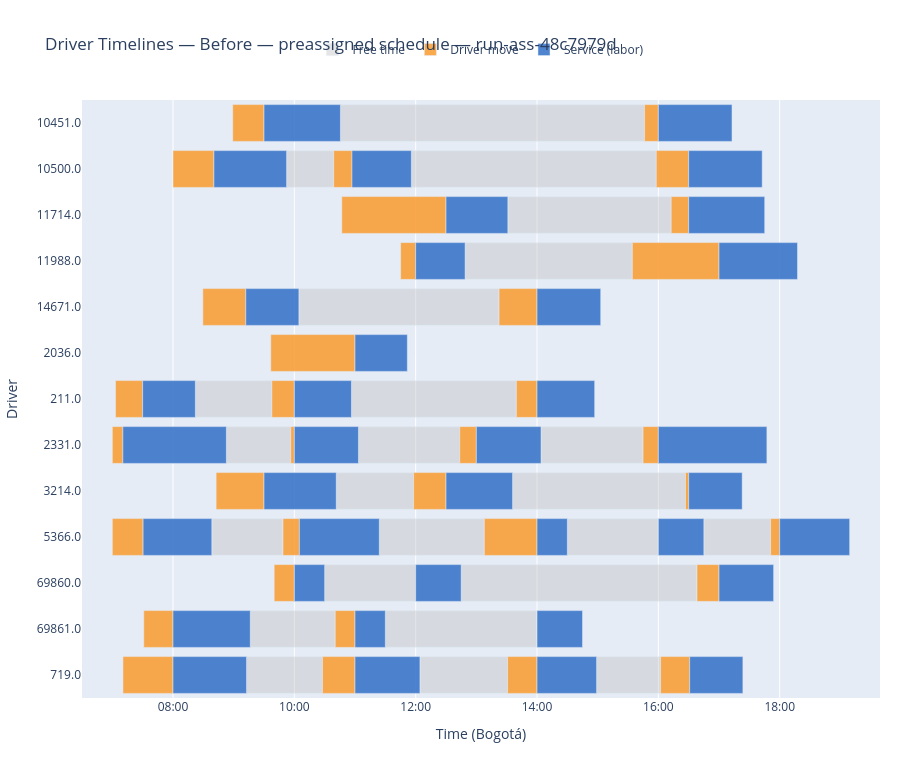

The notebook cell saved with this chart:
### Markdown cell above
---
## Gantt 1 — Before (Preassigned Schedule)

### Code cell
if rows_before:
    build_gantt_figure(
        segments_before, drivers_before,
        f"Before — preassigned schedule — {RUN_DIR.name}",
    ).show()
else:
    print("[info] No preassigned schedule to display (preassigned_df is empty).")

### Figure 1 — Plotly figure (JSON) as saved in the notebook; plotly's stock layout.template omitted (floating-point values rounded to 4 significant figures)
{"data": [{"base": ["2026-04-17T12:48:53.100000", "2026-04-17T09:52:20.991000", "2026-04-17T11:55:45.412500", "2026-04-17T08:38:23.246250", "2026-04-17T11:24:02.235000", "2026-04-17T14:30:00", "2026-04-17T16:45:00", "2026-04-17T13:31:08.602500", "2026-04-17T10:30:00", "2026-04-17T12:45:00", "2026-04-17T10:04:29.403750", "2026-04-17T09:16:25.871250", "2026-04-17T11:30:00", "2026-04-17T08:52:47.298000", "2026-04-17T11:03:25.391250", "2026-04-17T14:03:59.006250", "2026-04-17T09:12:44.741250", "2026-04-17T12:04:12.832500", "2026-04-17T14:58:55.942500", "2026-04-17T08:22:06.352500", "2026-04-17T10:56:29.793750", "2026-04-17T10:45:34.740000", "2026-04-17T10:41:26.666250", "2026-04-17T13:35:50.156250"], "hoverinfo": "text", "hovertext": ["<b>Free time</b><br>Driver: 11988.0<br>Labor: 569886<br>Service: 463837<br>Start: 12:48<br>End:   15:34<br>Duration: 165.4 min", "<b>Free time</b><br>Driver: 10500.0<br>Labor: 566791<br>Service: 460890<br>Start: 09:52<br>End:   10:38<br>Duration: 46.6 min", "<b>Free time</b><br>Driver: 10500.0<br>Labor: 569443<br>Service: 463416<br>Start: 11:55<br>End:   15:57<br>Duration: 242.2 min", "<b>Free time</b><br>Driver: 5366.0<br>Labor: 569237<br>Service: 463219<br>Start: 08:38<br>End:   09:48<br>Duration: 70.4 min", "<b>Free time</b><br>Driver: 5366.0<br>Labor: 568182<br>Service: 462204<br>Start: 11:24<br>End:   13:07<br>Duration: 103.9 min", "<b>Free time</b><br>Driver: 5366.0<br>Labor: 568184<br>Service: 462204<br>Start: 14:30<br>End:   16:00<br>Duration: 90.0 min", "<b>Free time</b><br>Driver: 5366.0<br>Labor: 569590<br>Service: 463557<br>Start: 16:45<br>End:   17:51<br>Duration: 66.1 min", "<b>Free time</b><br>Driver: 11714.0<br>Labor: 569961<br>Service: 463912<br>Start: 13:31<br>End:   16:12<br>Duration: 161.6 min", "<b>Free time</b><br>Driver: 69860.0<br>Labor: 567161<br>Service: 461234<br>Start: 10:30<br>End:   12:00<br>Duration: 90.0 min", "<b>Free time</b><br>Driver: 69860.0<br>Labor: 570024<br>Service: 463973<br>Start: 12:45<br>End:   16:38<br>Duration: 233.2 min", "<b>Free time</b><br>Driver: 14671.0<br>Labor: 569822<br>Service: 463776<br>Start: 10:04<br>End:   13:22<br>Duration: 198.0 min", "<b>Free time</b><br>Driver: 69861.0<br>Labor: 569774<br>Service: 463731<br>Start: 09:16<br>End:   10:40<br>Duration: 84.0 min", "<b>Free time</b><br>Driver: 69861.0<br>Labor: 569866<br>Service: 463731<br>Start: 11:30<br>End:   14:00<br>Duration: 150.0 min", "<b>Free time</b><br>Driver: 2331.0<br>Labor: 569197<br>Service: 463180<br>Start: 08:52<br>End:   09:56<br>Duration: 63.7 min", "<b>Free time</b><br>Driver: 2331.0<br>Labor: 569542<br>Service: 463513<br>Start: 11:03<br>End:   12:43<br>Duration: 100.2 min", "<b>Free time</b><br>Driver: 2331.0<br>Labor: 569414<br>Service: 463387<br>Start: 14:03<br>End:   15:44<br>Duration: 100.9 min", "<b>Free time</b><br>Driver: 719.0<br>Labor: 569421<br>Service: 463394<br>Start: 09:12<br>End:   10:27<br>Duration: 75.2 min", "<b>Free time</b><br>Driver: 719.0<br>Labor: 569480<br>Service: 463451<br>Start: 12:04<br>End:   13:30<br>Duration: 86.7 min", "<b>Free time</b><br>Driver: 719.0<br>Labor: 569349<br>Service: 463325<br>Start: 14:58<br>End:   16:02<br>Duration: 63.3 min", "<b>Free time</b><br>Driver: 211.0<br>Labor: 569541<br>Service: 463512<br>Start: 08:22<br>End:   09:37<br>Duration: 75.7 min", "<b>Free time</b><br>Driver: 211.0<br>Labor: 569896<br>Service: 463847<br>Start: 10:56<br>End:   13:39<br>Duration: 163.1 min", "<b>Free time</b><br>Driver: 10451.0<br>Labor: 570107<br>Service: 464056<br>Start: 10:45<br>End:   15:46<br>Duration: 300.8 min", "<b>Free time</b><br>Driver: 3214.0<br>Labor: 569663<br>Service: 463626<br>Start: 10:41<br>End:   11:57<br>Duration: 76.5 min", "<b>Free time</b><br>Driver: 3214.0<br>Labor: 569562<br>Service: 463531<br>Start: 13:35<br>End:   16:26<br>Duration: 171.0 min"], "legendgroup": "FREE_TIME", "marker": {"color": "rgba(190, 190, 190, 0.40)"}, "name": "Free time", "orientation": "h", "type": "bar", "x": [9924768, 2796291, 14530000.0, 4224000.0, 6233145, 5400000, 3963366, 9694000.0, 5400000, 13993992, 11880000.0, 5041000.0, 9000000, 3823200, 6012000.0, 6055000.0, 4509000.0, 5204000.0, 3800000.0, 4542000.0, 9786000.0, 18048330, 4592000.0, 10260000.0], "y": ["11988.0", "10500.0", "10500.0", "5366.0", "5366.0", "5366.0", "5366.0", "11714.0", "69860.0", "69860.0", "14671.0", "69861.0", "69861.0", "2331.0", "2331.0", "2331.0", "719.0", "719.0", "719.0", "211.0", "211.0", "10451.0", "3214.0", "3214.0"]}, {"base": ["2026-04-17T11:45:08.622000", "2026-04-17T15:34:17.868000", "2026-04-17T08:00:00", "2026-04-17T10:38:57.282000", "2026-04-17T15:57:57.438000", "2026-04-17T07:00:00", "2026-04-17T09:48:47.118000", "2026-04-17T13:07:55.380000", "2026-04-17T17:51:03.366000", "2026-04-17T10:46:56.280000", "2026-04-17T16:12:42.516000", "2026-04-17T09:40:04.944000", "2026-04-17T16:38:13.992000", "2026-04-17T08:29:32.208000", "2026-04-17T13:22:28.812000", "2026-04-17T07:31:08.004000", "2026-04-17T10:40:26.760000", "2026-04-17T07:00:00", "2026-04-17T09:56:30.498000", "2026-04-17T12:43:37.884000", "2026-04-17T15:44:53.754000", "2026-04-17T07:10:30.828000", "2026-04-17T10:27:53.838000", "2026-04-17T13:30:56.592000", "2026-04-17T16:02:15.780000", "2026-04-17T07:03:11.376000", "2026-04-17T09:37:48.360000", "2026-04-17T13:39:35.874000", "2026-04-17T08:59:05.856000", "2026-04-17T15:46:23.070000", "2026-04-17T08:42:39.312000", "2026-04-17T11:57:58.698000", "2026-04-17T16:26:50.190000", "2026-04-17T09:36:43.416000"], "hoverinfo": "text", "hovertext": ["<b>Driver move</b><br>Driver: 11988.0<br>Labor: 564586<br>Service: 458721<br>Start: 11:45<br>End:   12:00<br>Duration: 14.9 min<br>Distance: 4.95 km", "<b>Driver move</b><br>Driver: 11988.0<br>Labor: 569886<br>Service: 463837<br>Start: 15:34<br>End:   17:00<br>Duration: 85.7 min<br>Distance: 28.57 km", "<b>Driver move</b><br>Driver: 10500.0<br>Labor: 569441<br>Service: 463414<br>Start: 08:00<br>End:   08:40<br>Duration: 40.5 min<br>Distance: 13.49 km", "<b>Driver move</b><br>Driver: 10500.0<br>Labor: 566791<br>Service: 460890<br>Start: 10:38<br>End:   10:57<br>Duration: 18.1 min<br>Distance: 6.02 km", "<b>Driver move</b><br>Driver: 10500.0<br>Labor: 569443<br>Service: 463416<br>Start: 15:57<br>End:   16:30<br>Duration: 32.0 min<br>Distance: 10.68 km", "<b>Driver move</b><br>Driver: 5366.0<br>Labor: 566990<br>Service: 461070<br>Start: 07:00<br>End:   07:30<br>Duration: 30.4 min<br>Distance: 10.15 km", "<b>Driver move</b><br>Driver: 5366.0<br>Labor: 569237<br>Service: 463219<br>Start: 09:48<br>End:   10:05<br>Duration: 16.2 min<br>Distance: 5.40 km", "<b>Driver move</b><br>Driver: 5366.0<br>Labor: 568182<br>Service: 462204<br>Start: 13:07<br>End:   14:00<br>Duration: 52.1 min<br>Distance: 17.36 km", "<b>Driver move</b><br>Driver: 5366.0<br>Labor: 569590<br>Service: 463557<br>Start: 17:51<br>End:   18:00<br>Duration: 8.9 min<br>Distance: 2.98 km", "<b>Driver move</b><br>Driver: 11714.0<br>Labor: 567015<br>Service: 461095<br>Start: 10:46<br>End:   12:30<br>Duration: 103.1 min<br>Distance: 34.35 km", "<b>Driver move</b><br>Driver: 11714.0<br>Labor: 569961<br>Service: 463912<br>Start: 16:12<br>End:   16:30<br>Duration: 17.3 min<br>Distance: 5.76 km", "<b>Driver move</b><br>Driver: 69860.0<br>Labor: 567159<br>Service: 461234<br>Start: 09:40<br>End:   10:00<br>Duration: 19.9 min<br>Distance: 6.64 km", "<b>Driver move</b><br>Driver: 69860.0<br>Labor: 570024<br>Service: 463973<br>Start: 16:38<br>End:   17:00<br>Duration: 21.8 min<br>Distance: 7.26 km", "<b>Driver move</b><br>Driver: 14671.0<br>Labor: 568545<br>Service: 462555<br>Start: 08:29<br>End:   09:12<br>Duration: 42.5 min<br>Distance: 14.15 km", "<b>Driver move</b><br>Driver: 14671.0<br>Labor: 569822<br>Service: 463776<br>Start: 13:22<br>End:   14:00<br>Duration: 37.5 min<br>Distance: 12.51 km", "<b>Driver move</b><br>Driver: 69861.0<br>Labor: 568640<br>Service: 462648<br>Start: 07:31<br>End:   08:00<br>Duration: 28.9 min<br>Distance: 9.62 km", "<b>Driver move</b><br>Driver: 69861.0<br>Labor: 569774<br>Service: 463731<br>Start: 10:40<br>End:   11:00<br>Duration: 19.6 min<br>Distance: 6.52 km", "<b>Driver move</b><br>Driver: 2331.0<br>Labor: 568642<br>Service: 462650<br>Start: 07:00<br>End:   07:10<br>Duration: 10.4 min<br>Distance: 3.48 km", "<b>Driver move</b><br>Driver: 2331.0<br>Labor: 569197<br>Service: 463180<br>Start: 09:56<br>End:   10:00<br>Duration: 3.5 min<br>Distance: 1.16 km", "<b>Driver move</b><br>Driver: 2331.0<br>Labor: 569542<br>Service: 463513<br>Start: 12:43<br>End:   13:00<br>Duration: 16.4 min<br>Distance: 5.46 km", "<b>Driver move</b><br>Driver: 2331.0<br>Labor: 569414<br>Service: 463387<br>Start: 15:44<br>End:   16:00<br>Duration: 15.1 min<br>Distance: 5.03 km", "<b>Driver move</b><br>Driver: 719.0<br>Labor: 568740<br>Service: 462737<br>Start: 07:10<br>End:   08:00<br>Duration: 49.5 min<br>Distance: 16.50 km", "<b>Driver move</b><br>Driver: 719.0<br>Labor: 569421<br>Service: 463394<br>Start: 10:27<br>End:   11:00<br>Duration: 32.1 min<br>Distance: 10.70 km", "<b>Driver move</b><br>Driver: 719.0<br>Labor: 569480<br>Service: 463451<br>Start: 13:30<br>End:   14:00<br>Duration: 29.1 min<br>Distance: 9.69 km", "<b>Driver move</b><br>Driver: 719.0<br>Labor: 569349<br>Service: 463325<br>Start: 16:02<br>End:   16:31<br>Duration: 28.7 min<br>Distance: 9.58 km", "<b>Driver move</b><br>Driver: 211.0<br>Labor: 569346<br>Service: 463322<br>Start: 07:03<br>End:   07:30<br>Duration: 26.8 min<br>Distance: 8.94 km", "<b>Driver move</b><br>Driver: 211.0<br>Labor: 569541<br>Service: 463512<br>Start: 09:37<br>End:   10:00<br>Duration: 22.2 min<br>Distance: 7.40 km", "<b>Driver move</b><br>Driver: 211.0<br>Labor: 569896<br>Service: 463847<br>Start: 13:39<br>End:   14:00<br>Duration: 20.4 min<br>Distance: 6.80 km", "<b>Driver move</b><br>Driver: 10451.0<br>Labor: 569352<br>Service: 463328<br>Start: 08:59<br>End:   09:30<br>Duration: 30.9 min<br>Distance: 10.30 km", "<b>Driver move</b><br>Driver: 10451.0<br>Labor: 570107<br>Service: 464056<br>Start: 15:46<br>End:   16:00<br>Duration: 13.6 min<br>Distance: 4.54 km", "<b>Driver move</b><br>Driver: 3214.0<br>Labor: 569504<br>Service: 463475<br>Start: 08:42<br>End:   09:30<br>Duration: 47.3 min<br>Distance: 15.78 km", "<b>Driver move</b><br>Driver: 3214.0<br>Labor: 569663<br>Service: 463626<br>Start: 11:57<br>End:   12:30<br>Duration: 32.0 min<br>Distance: 10.67 km", "<b>Driver move</b><br>Driver: 3214.0<br>Labor: 569562<br>Service: 463531<br>Start: 16:26<br>End:   16:30<br>Duration: 3.2 min<br>Distance: 1.05 km", "<b>Driver move</b><br>Driver: 2036.0<br>Labor: 569611<br>Service: 463578<br>Start: 09:36<br>End:   11:00<br>Duration: 83.3 min<br>Distance: 27.76 km"], "legendgroup": "DRIVER_MOVE", "marker": {"color": "rgba(250, 155, 45,  0.85)"}, "name": "Driver move", "orientation": "h", "type": "bar", "x": [891378, 5142132, 2428146, 1082718, 1922562, 1826460, 972882, 3124620, 536634, 6183720, 1037000.0, 1195056, 1306008, 2547792, 2251188, 1731996, 1173240, 625698, 209502, 982116, 906246, 2969172, 1926162, 1743408, 1724220, 1608624, 1331640, 1224126, 1854144, 816930, 2840688, 1921302, 189810, 4996584], "y": ["11988.0", "11988.0", "10500.0", "10500.0", "10500.0", "5366.0", "5366.0", "5366.0", "5366.0", "11714.0", "11714.0", "69860.0", "69860.0", "14671.0", "14671.0", "69861.0", "69861.0", "2331.0", "2331.0", "2331.0", "2331.0", "719.0", "719.0", "719.0", "719.0", "211.0", "211.0", "211.0", "10451.0", "10451.0", "3214.0", "3214.0", "3214.0", "2036.0"]}, {"base": ["2026-04-17T12:00:00", "2026-04-17T17:00:00", "2026-04-17T08:40:28.146000", "2026-04-17T10:57:00", "2026-04-17T16:30:00", "2026-04-17T07:30:26.460000", "2026-04-17T10:05:00", "2026-04-17T14:00:00", "2026-04-17T16:00:00", "2026-04-17T18:00:00", "2026-04-17T12:30:00", "2026-04-17T16:30:00", "2026-04-17T10:00:00", "2026-04-17T12:00:00", "2026-04-17T17:00:00", "2026-04-17T09:12:00", "2026-04-17T14:00:00", "2026-04-17T08:00:00", "2026-04-17T11:00:00", "2026-04-17T14:00:00", "2026-04-17T07:10:25.698000", "2026-04-17T10:00:00", "2026-04-17T13:00:00", "2026-04-17T16:00:00", "2026-04-17T08:00:00", "2026-04-17T11:00:00", "2026-04-17T14:00:00", "2026-04-17T16:31:00", "2026-04-17T07:30:00", "2026-04-17T10:00:00", "2026-04-17T14:00:00", "2026-04-17T09:30:00", "2026-04-17T16:00:00", "2026-04-17T09:30:00", "2026-04-17T12:30:00", "2026-04-17T16:30:00", "2026-04-17T11:00:00"], "hoverinfo": "text", "hovertext": ["<b>Service (labor)</b><br>Driver: 11988.0<br>Labor: 564586<br>Service: 458721<br>Start: 12:00<br>End:   12:48<br>Duration: 48.9 min<br>Distance: 2.07 km", "<b>Service (labor)</b><br>Driver: 11988.0<br>Labor: 569886<br>Service: 463837<br>Start: 17:00<br>End:   18:17<br>Duration: 77.6 min<br>Distance: 17.40 km", "<b>Service (labor)</b><br>Driver: 10500.0<br>Labor: 569441<br>Service: 463414<br>Start: 08:40<br>End:   09:52<br>Duration: 71.9 min<br>Distance: 14.34 km", "<b>Service (labor)</b><br>Driver: 10500.0<br>Labor: 566791<br>Service: 460890<br>Start: 10:57<br>End:   11:55<br>Duration: 58.8 min<br>Distance: 7.34 km", "<b>Service (labor)</b><br>Driver: 10500.0<br>Labor: 569443<br>Service: 463416<br>Start: 16:30<br>End:   17:42<br>Duration: 72.7 min<br>Distance: 14.77 km", "<b>Service (labor)</b><br>Driver: 5366.0<br>Labor: 566990<br>Service: 461070<br>Start: 07:30<br>End:   08:38<br>Duration: 68.0 min<br>Distance: 12.24 km", "<b>Service (labor)</b><br>Driver: 5366.0<br>Labor: 569237<br>Service: 463219<br>Start: 10:05<br>End:   11:24<br>Duration: 79.0 min<br>Distance: 18.15 km", "<b>Service (labor)</b><br>Driver: 5366.0<br>Labor: 568182<br>Service: 462204<br>Start: 14:00<br>End:   14:30<br>Duration: 30.0 min", "<b>Service (labor)</b><br>Driver: 5366.0<br>Labor: 568184<br>Service: 462204<br>Start: 16:00<br>End:   16:45<br>Duration: 45.0 min", "<b>Service (labor)</b><br>Driver: 5366.0<br>Labor: 569590<br>Service: 463557<br>Start: 18:00<br>End:   19:09<br>Duration: 69.2 min<br>Distance: 12.91 km", "<b>Service (labor)</b><br>Driver: 11714.0<br>Labor: 567015<br>Service: 461095<br>Start: 12:30<br>End:   13:31<br>Duration: 61.1 min<br>Distance: 8.61 km", "<b>Service (labor)</b><br>Driver: 11714.0<br>Labor: 569961<br>Service: 463912<br>Start: 16:30<br>End:   17:45<br>Duration: 75.2 min<br>Distance: 16.09 km", "<b>Service (labor)</b><br>Driver: 69860.0<br>Labor: 567159<br>Service: 461234<br>Start: 10:00<br>End:   10:30<br>Duration: 30.0 min", "<b>Service (labor)</b><br>Driver: 69860.0<br>Labor: 567161<br>Service: 461234<br>Start: 12:00<br>End:   12:45<br>Duration: 45.0 min", "<b>Service (labor)</b><br>Driver: 69860.0<br>Labor: 570024<br>Service: 463973<br>Start: 17:00<br>End:   17:54<br>Duration: 54.0 min<br>Distance: 4.80 km", "<b>Service (labor)</b><br>Driver: 14671.0<br>Labor: 568545<br>Service: 462555<br>Start: 09:12<br>End:   10:04<br>Duration: 52.5 min<br>Distance: 3.99 km", "<b>Service (labor)</b><br>Driver: 14671.0<br>Labor: 569822<br>Service: 463776<br>Start: 14:00<br>End:   15:02<br>Duration: 63.0 min<br>Distance: 9.60 km", "<b>Service (labor)</b><br>Driver: 69861.0<br>Labor: 568640<br>Service: 462648<br>Start: 08:00<br>End:   09:16<br>Duration: 76.4 min<br>Distance: 16.76 km", "<b>Service (labor)</b><br>Driver: 69861.0<br>Labor: 569774<br>Service: 463731<br>Start: 11:00<br>End:   11:30<br>Duration: 30.0 min", "<b>Service (labor)</b><br>Driver: 69861.0<br>Labor: 569866<br>Service: 463731<br>Start: 14:00<br>End:   14:45<br>Duration: 45.0 min", "<b>Service (labor)</b><br>Driver: 2331.0<br>Labor: 568642<br>Service: 462650<br>Start: 07:10<br>End:   08:52<br>Duration: 102.4 min<br>Distance: 30.59 km", "<b>Service (labor)</b><br>Driver: 2331.0<br>Labor: 569197<br>Service: 463180<br>Start: 10:00<br>End:   11:03<br>Duration: 63.4 min<br>Distance: 9.83 km", "<b>Service (labor)</b><br>Driver: 2331.0<br>Labor: 569542<br>Service: 463513<br>Start: 13:00<br>End:   14:03<br>Duration: 64.0 min<br>Distance: 10.12 km", "<b>Service (labor)</b><br>Driver: 2331.0<br>Labor: 569414<br>Service: 463387<br>Start: 16:00<br>End:   17:47<br>Duration: 107.3 min<br>Distance: 33.24 km", "<b>Service (labor)</b><br>Driver: 719.0<br>Labor: 568740<br>Service: 462737<br>Start: 08:00<br>End:   09:12<br>Duration: 72.8 min<br>Distance: 14.80 km", "<b>Service (labor)</b><br>Driver: 719.0<br>Labor: 569421<br>Service: 463394<br>Start: 11:00<br>End:   12:04<br>Duration: 64.2 min<br>Distance: 10.25 km", "<b>Service (labor)</b><br>Driver: 719.0<br>Labor: 569480<br>Service: 463451<br>Start: 14:00<br>End:   14:58<br>Duration: 58.9 min<br>Distance: 7.43 km", "<b>Service (labor)</b><br>Driver: 719.0<br>Labor: 569349<br>Service: 463325<br>Start: 16:31<br>End:   17:23<br>Duration: 52.6 min<br>Distance: 4.05 km", "<b>Service (labor)</b><br>Driver: 211.0<br>Labor: 569346<br>Service: 463322<br>Start: 07:30<br>End:   08:22<br>Duration: 52.1 min<br>Distance: 3.79 km", "<b>Service (labor)</b><br>Driver: 211.0<br>Labor: 569541<br>Service: 463512<br>Start: 10:00<br>End:   10:56<br>Duration: 56.5 min<br>Distance: 6.13 km", "<b>Service (labor)</b><br>Driver: 211.0<br>Labor: 569896<br>Service: 463847<br>Start: 14:00<br>End:   14:57<br>Duration: 57.0 min<br>Distance: 6.42 km", "<b>Service (labor)</b><br>Driver: 10451.0<br>Labor: 569352<br>Service: 463328<br>Start: 09:30<br>End:   10:45<br>Duration: 75.6 min<br>Distance: 16.31 km", "<b>Service (labor)</b><br>Driver: 10451.0<br>Labor: 570107<br>Service: 464056<br>Start: 16:00<br>End:   17:12<br>Duration: 72.9 min<br>Distance: 14.86 km", "<b>Service (labor)</b><br>Driver: 3214.0<br>Labor: 569504<br>Service: 463475<br>Start: 09:30<br>End:   10:41<br>Duration: 71.4 min<br>Distance: 14.10 km", "<b>Service (labor)</b><br>Driver: 3214.0<br>Labor: 569663<br>Service: 463626<br>Start: 12:30<br>End:   13:35<br>Duration: 65.8 min<br>Distance: 11.11 km", "<b>Service (labor)</b><br>Driver: 3214.0<br>Labor: 569562<br>Service: 463531<br>Start: 16:30<br>End:   17:22<br>Duration: 52.9 min<br>Distance: 4.22 km", "<b>Service (labor)</b><br>Driver: 2036.0<br>Labor: 569611<br>Service: 463578<br>Start: 11:00<br>End:   11:51<br>Duration: 51.8 min<br>Distance: 3.61 km"], "legendgroup": "VEHICLE_TRANSPORTATION", "marker": {"color": "rgba(55,  115, 200, 0.88)"}, "name": "Service (labor)", "orientation": "h", "type": "bar", "x": [2933100, 4657000.0, 4312845, 3525000.0, 4362000.0, 4077000.0, 4742235, 1800000, 2700000, 4152000.0, 3669000.0, 4510000.0, 1800000, 2700000, 3240000.0, 3149000.0, 3780000.0, 4586000.0, 1800000, 2700000, 6141600, 3805000.0, 3839000.0, 6440000.0, 4365000.0, 3853000.0, 3536000.0, 3156000.0, 3126000.0, 3390000.0, 3422000.0, 4534740, 4372000.0, 4287000.0, 3950000.0, 3175000.0, 3106000.0], "y": ["11988.0", "11988.0", "10500.0", "10500.0", "10500.0", "5366.0", "5366.0", "5366.0", "5366.0", "5366.0", "11714.0", "11714.0", "69860.0", "69860.0", "69860.0", "14671.0", "14671.0", "69861.0", "69861.0", "69861.0", "2331.0", "2331.0", "2331.0", "2331.0", "719.0", "719.0", "719.0", "719.0", "211.0", "211.0", "211.0", "10451.0", "10451.0", "3214.0", "3214.0", "3214.0", "2036.0"]}], "layout": {"barmode": "overlay", "height": 758, "hovermode": "closest", "legend": {"orientation": "h", "x": 0.5, "xanchor": "center", "y": 1.06, "yanchor": "bottom"}, "margin": {"b": 60, "l": 80, "r": 20, "t": 100}, "title": {"text": "Driver Timelines — Before — preassigned schedule — run-ass-48c7979d"}, "xaxis": {"range": ["2026-04-17T06:30:00", "2026-04-17T19:39:12.251250"], "tickformat": "%H:%M", "title": {"text": "Time (Bogotá)"}, "type": "date"}, "yaxis": {"categoryarray": ["719.0", "69861.0", "69860.0", "5366.0", "3214.0", "2331.0", "211.0", "2036.0", "14671.0", "11988.0", "11714.0", "10500.0", "10451.0"], "categoryorder": "array", "title": {"text": "Driver"}}}}
